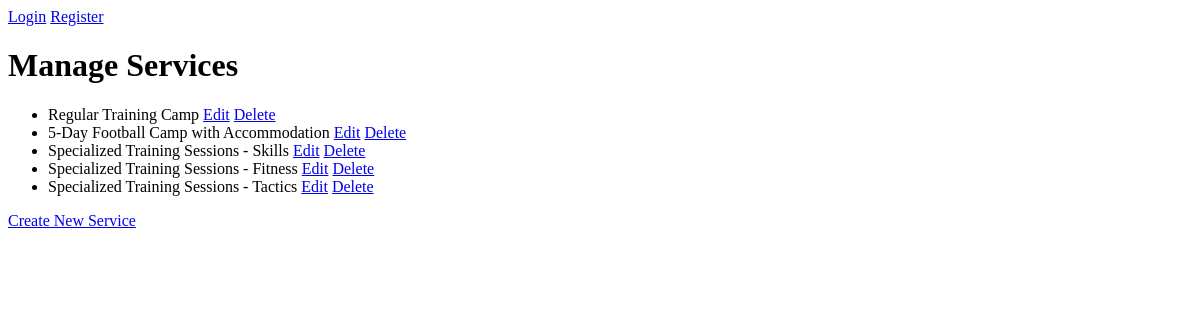
/admin_manage_services/, run on an earlier commit of the app's database.
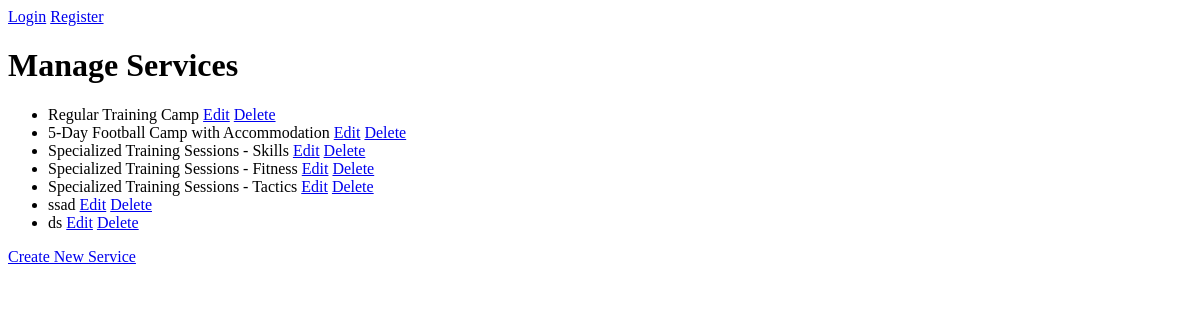
And on a later commit of the database.
### football_camp/models.py (models this page shows, shortened)
class Service(models.Model):
    TRAININGS = (("skills", "Skills"), ("fitness", "Fitness"), ("tactics", "Tactics"), ("all", "All"))
    title = models.CharField(max_length=100, null=False, blank=False, verbose_name="Service Title")
    focus = models.CharField(max_length=200, verbose_name="Service Focus")
    duration = models.CharField(max_length=100, verbose_name="Service Duration")
    features = models.TextField(verbose_name="Service Features")
    training = models.CharField(max_length=10, choices=TRAININGS, null=True, blank=True, verbose_name="Training Type")
    class Meta:
            verbose_name = "Service"
            verbose_name_plural = "Services"

### football_camp/views.py (the view)
# urls.py: path('admin_manage_services/', views.admin_manage_services, name='admin_manage_services'),
def admin_manage_services(request):
    services = Service.objects.all()
    return render(request, 'football_camp/admin_manage_services.html', {'services': services})

### football_camp/templates/football_camp/admin_manage_services.html (shortened to what this page needs)
<!DOCTYPE html>
<html lang="en">
<head>
</head>
<body>
    {% extends 'football_camp/base.html' %}
    {% block content %}
    <h1>Manage Services</h1>
    <ul>
        {% for service in services %}
        <li>
            {{ service.title }}
            <a href="{% url 'edit_service' service.id %}">Edit</a>
            <a href="{% url 'delete_service' service.id %}">Delete</a>
        </li>
        {% endfor %}
    </ul>
    <a href="{% url 'admin_create_service' %}">Create New Service</a>
    {% endblock %}>

What changed in the data, as far as the page shows it:
added Service: title "ssad"
added Service: title "ds"
